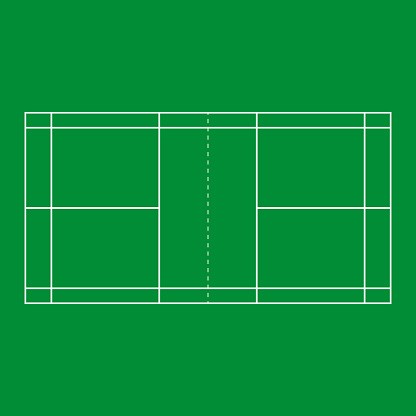
%> input picture SANN.jpg, 416 x 416 px
$ octave Test04.m   (GNU Octave 9; MATLAB toolbox functions it lacks are replaced by stand-ins)
%> lines starting %> are read from the running program, lines starting %| are printed output that depends on the picture; in (x1, y1, x2, y2) boxes, pixels count from 0 and x2, y2 are one past the last pixel; in counts of white or black regions, pixels touching at a corner belong together; the program's own positions count from 1
clc
clear all
close all
im =imread("SANN.jpg");
%> im is the input picture: size 416x416x3 uint8; mean R, G, B 7.9, 143.9, 59

figure(1),imshow(im);
[im,map]=rgb2ind(im,2);
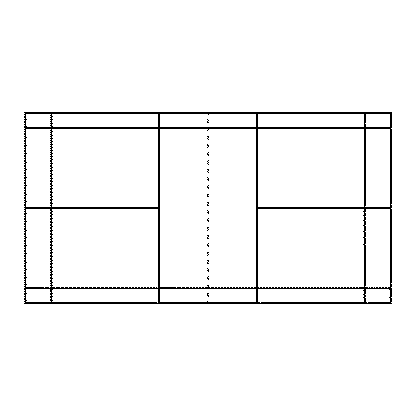
%> im: size 416x416 uint8; values 0 (black) and 1 (white), 96.8% white; black in thin lines or dots, all inside (x1, y1, x2, y2) = (24, 112, 392, 304)
%> map = [0.78 0.902 0.827; 0.00392 0.553 0.212]
figure(2),imshow(im,map);

gray = rgb2gray(map);
%> gray = [0.857; 0.35]
 [m1 n1 p1] = size(gray);
%> m1 = 2; n1 = 1; p1 = 1
bw = imbinarize(gray);
%> bw = [true; false]
bw = edge(bw);
%> bw = [false; false]
% r=map(:,:,1);
figure(3),imshow(bw)
% figure(4),imshow(r>250);
imtool(bw);
